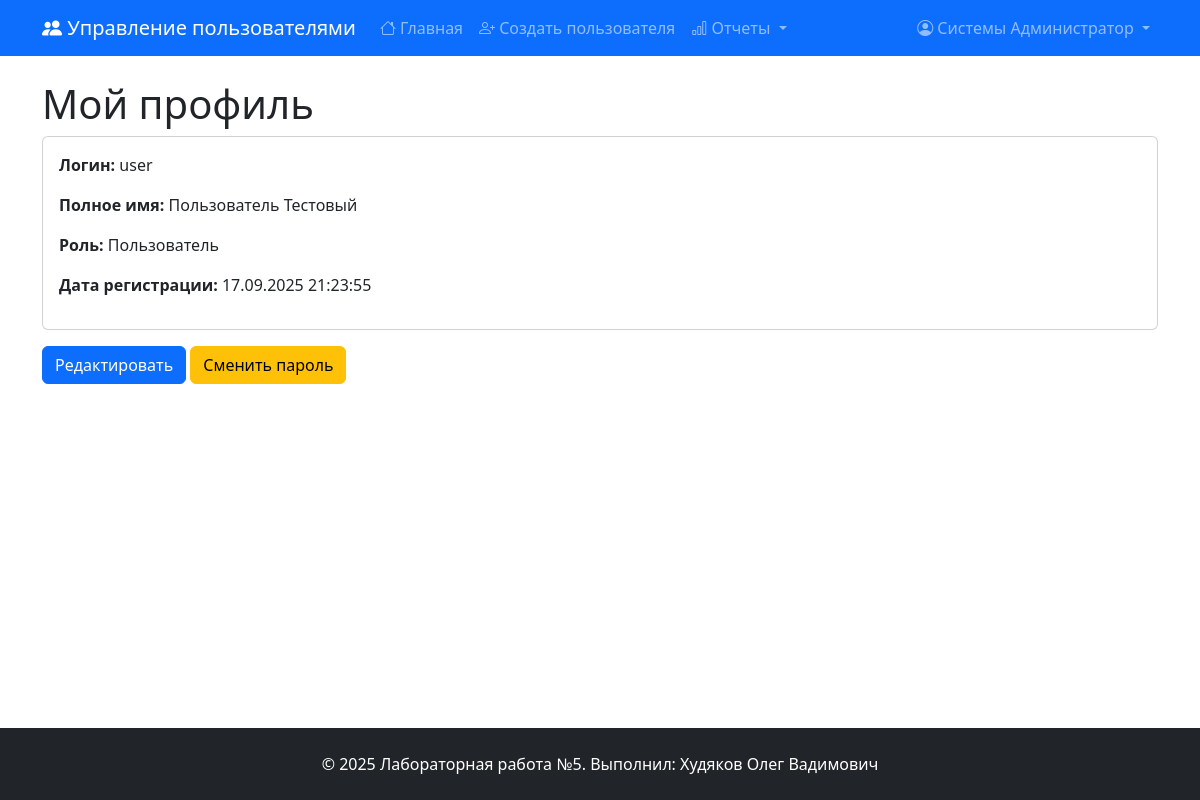
The page /profile/2 (signed in) on the database its author committed.
### app/models.py (models this page shows, shortened)
class User(UserMixin, db.Model):
    __tablename__ = 'users'
    id = db.Column(db.Integer, primary_key=True)
    username = db.Column(db.String(50), unique=True, nullable=False)
    password_hash = db.Column(db.String(256), nullable=False)
    last_name = db.Column(db.String(50))
    first_name = db.Column(db.String(50), nullable=False)
    middle_name = db.Column(db.String(50))
    role_id = db.Column(db.Integer, db.ForeignKey('roles.id'))
    created_at = db.Column(db.DateTime, default=datetime.utcnow)
    visit_logs = db.relationship('VisitLog', backref='user', lazy=True)
    @property
    def full_name(self):
        parts = [self.last_name, self.first_name, self.middle_name]
        return ' '.join(part for part in parts if part)
    def has_permission(self, permission):
        if not self.role:
            return False
        role_permissions = {
            'Администратор': [
                'create_user', 'edit_user', 'view_user', 'delete_user',
                'view_all_visits', 'view_reports',
                'edit_own_profile', 'view_own_profile', 'view_own_visits'
            ],
            'Пользователь': [
                'edit_own_profile', 'view_own_profile', 'view_own_visits'
            ]
        }
        return permission in role_permissions.get(self.role.name, [])

class Role(db.Model):
    __tablename__ = 'roles'
    id = db.Column(db.Integer, primary_key=True)
    name = db.Column(db.String(50), unique=True, nullable=False)
    description = db.Column(db.Text)
    users = db.relationship('User', backref='role', lazy=True)

### app/routes.py (the view)
@main_bp.route('/profile')
@main_bp.route('/profile/<int:user_id>')
@login_required
def profile(user_id=None):
    if user_id is None:
        user_id = current_user.id
    if not can_view_user(user_id):
        flash('У вас недостаточно прав для доступа к данной странице.', 'danger')
        return redirect(url_for('main.index'))
    user = User.query.get_or_404(user_id)
    return render_template('users/profile.html', user=user)

### app/auth_utils.py (called while the page is built)
def can_user_access(permission):
    if not current_user.is_authenticated:
        return False
    return current_user.has_permission(permission)

def can_view_user(user_id):
    if not current_user.is_authenticated:
        return False
    if current_user.has_permission('view_user'):
        return True
    if current_user.has_permission('view_own_profile') and current_user.id == int(user_id):
        return True
    return False

### templates/users/profile.html (shortened to what this page needs)
{% extends "base.html" %}
{% block content %}
<h1>Мой профиль</h1>
<div class="card">
    <div class="card-body">
        <p><strong>Логин:</strong> {{ user.username }}</p>
        <p><strong>Полное имя:</strong> {{ user.full_name }}</p>
        <p><strong>Роль:</strong> {{ user.role.name if user.role else 'Не назначена' }}</p>
        <p><strong>Дата регистрации:</strong> {{ user.created_at.strftime('%d.%m.%Y %H:%M:%S') }}</p>
    </div>
</div>
<div class="mt-3">
    <a href="{{ url_for('main.edit_user', user_id=user.id) }}" class="btn btn-primary">Редактировать</a>
    <a href="{{ url_for('main.change_password') }}" class="btn btn-warning">Сменить пароль</a>
</div>
{% endblock %}

### templates/base.html (shortened to what this page needs)
<!DOCTYPE html>
<html lang="ru">
<head>
    <link href="https://cdn.jsdelivr.net/npm/bootstrap@5.3.0/dist/css/bootstrap.min.css" rel="stylesheet">
    <link href="https://cdn.jsdelivr.net/npm/bootstrap-icons@1.10.0/font/bootstrap-icons.css" rel="stylesheet">
</head>
<body class="d-flex flex-column min-vh-100">
    <nav class="navbar navbar-expand-lg navbar-dark bg-primary">
        <div class="container">
            <a class="navbar-brand" href="{{ url_for('main.index') }}">
                <i class="bi bi-people-fill"></i> Управление пользователями
            </a>
            <div class="collapse navbar-collapse" id="navbarNav">
                <ul class="navbar-nav me-auto">
                    {% if current_user.is_authenticated %}
                        <li class="nav-item">
                            <a class="nav-link" href="{{ url_for('main.index') }}">
                                <i class="bi bi-house"></i> Главная
                            </a>
                        </li>
                        {% if can_user_access('create_user') %}
                        <li class="nav-item">
                            <a class="nav-link" href="{{ url_for('main.create_user') }}">
                                <i class="bi bi-person-plus"></i> Создать пользователя
                            </a>
                        </li>
                        {% endif %}
                        {% if can_user_access('view_all_visits') or can_user_access('view_own_visits') %}
                        <li class="nav-item dropdown">
                            <a class="nav-link dropdown-toggle" href="#" role="button" data-bs-toggle="dropdown">
                                <i class="bi bi-bar-chart"></i> Отчеты
                            </a>
                        </li>
                        {% endif %}
                    {% endif %}
                </ul>
                <ul class="navbar-nav">
                    {% if current_user.is_authenticated %}
                        <li class="nav-item dropdown">
                            <a class="nav-link dropdown-toggle" href="#" role="button" data-bs-toggle="dropdown">
                                <i class="bi bi-person-circle"></i> {{ current_user.full_name }}
                            </a>
                        </li>
                    {% endif %}
                </ul>
            </div>
        </div>
    </nav>
    <main class="container my-4">
        {% block content %}{% endblock %}
    </main>
    <footer class="bg-dark text-white py-4 mt-auto">
        <div class="container">
            <div class="row">
                <div class="col-md-12 text-center">
                    <p class="mb-0">&copy; 2025 Лабораторная работа №5. Выполнил: Худяков Олег Вадимович</p>
                </div>
            </div>
        </div>
    </footer>
</body>
</html>

### rows shown on the page
User: full_name "Системы Администратор"
User: username "user", full_name "Пользователь Тестовый", created_at "17.09.2025 21:23:55"
Role: role "Пользователь"
